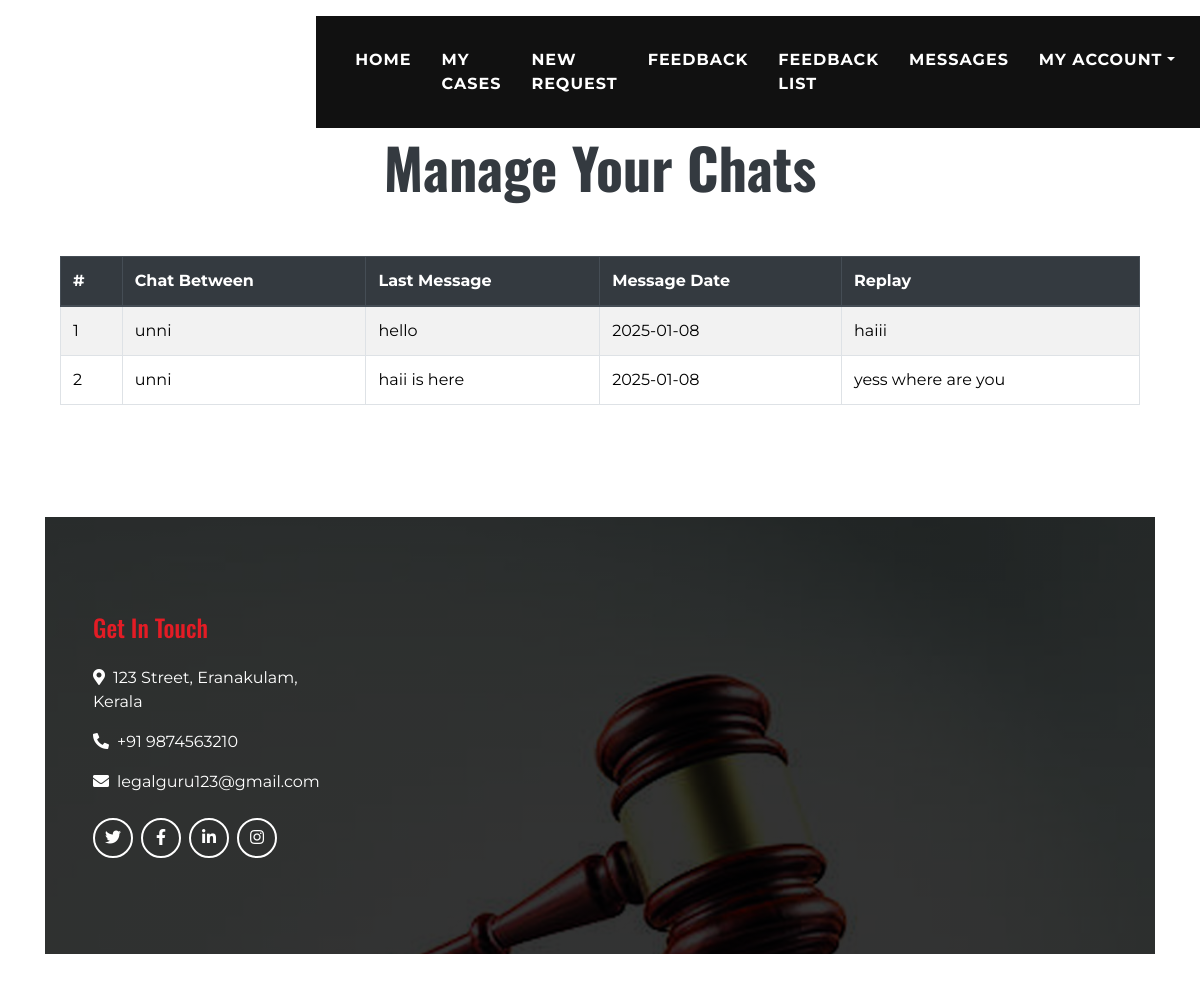
The page /chats/ (signed in) on the database its author committed.
### client/models.py (models this page shows, shortened)
class ChatMessage(models.Model):
    sender = models.ForeignKey(User, on_delete=models.CASCADE, related_name='sent_chat_messages')
    receiver = models.ForeignKey(User, on_delete=models.CASCADE, related_name='received_chat_messages')
    content = models.TextField()
    reply_to = models.TextField( null=True, blank=True)
    created_at = models.DateTimeField(auto_now_add=True)

### home/views.py (the view)
# urls.py: path('chats/', views.chat_list, name='chat_list'),
def chat_list(request):
    chats = ChatMessage.objects.filter(sender=request.user)
    return render(request, 'chat_list.html', {'chats': chats})

### templates/chat_list.html (shortened to what this page needs)
{% extends "clientbase.html" %}
{% load static %}
{% load template_filters %}
{% block content %}
<div class="container py-5">
    <div class="d-flex flex-column text-center mb-5">
        <h4 class="text-primary font-weight-bold">Chat List</h4>
        <h4 class="display-4 font-weight-bold">Manage Your Chats</h4>
    </div>
        <table class="table table-striped table-bordered">
            <thead class="thead-dark">
                <tr>
                    <th>#</th>
                    <th>Chat Between</th>
                    <th>Last Message</th>
                    <th>Message Date</th>
                    <th>Replay</th>
                </tr>
            </thead>
            <tbody>
                {% for chat in chats %}
                <tr>
                    <td>{{ forloop.counter }}</td>
                    <td>{{ chat.receiver }}</td>
                    <td>{{ chat.content }}</td>
                    <td>{{ chat.created_at|date:"Y-m-d" }}</td>
                    <td>{{ chat.reply_to }}</td>
                </tr>
                {% empty %}
                <tr>
                    <td colspan="5" class="text-center">No chats available.</td>
                </tr>
                {% endfor %}
            </tbody>
        </table>
{% endblock %}

### rows shown on the page
ChatMessage: receiver "unni", content "hello", created_at "2025-01-08", reply_to "haiii"
ChatMessage: receiver "unni", content "haii is here", created_at "2025-01-08", reply_to "yess where are you"
